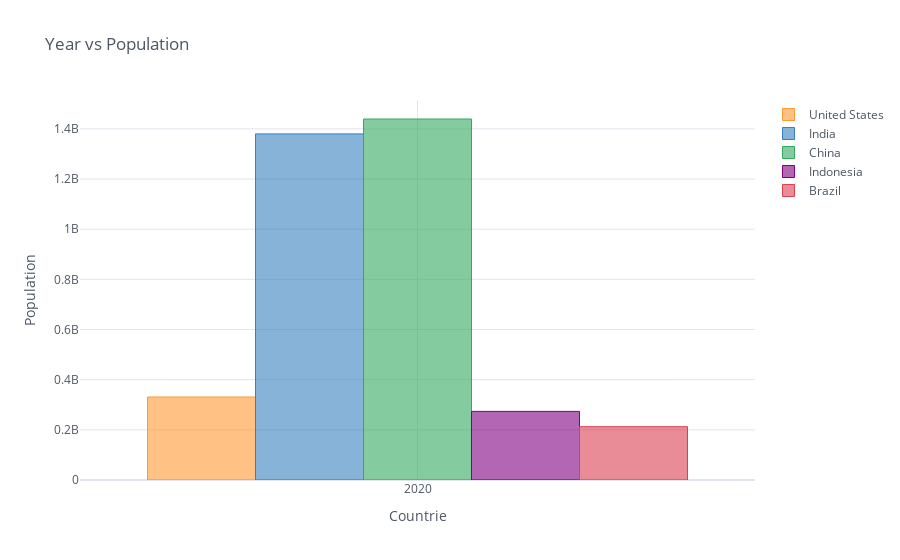

Here is the notebook cell this chart was saved with:
### Code cell
df_population_2020.iplot(kind='bar',xTitle='Countrie',yTitle='Population',
                   title='Year vs Population')

### Figure 1 — Plotly figure (JSON) as saved in the notebook; plotly's stock layout.template omitted (floating-point values rounded to 4 significant figures)
{"data": [{"marker": {"color": "rgba(255, 153, 51, 0.6)", "line": {"color": "rgba(255, 153, 51, 1.0)", "width": 1}}, "name": "United States", "orientation": "v", "text": "", "type": "bar", "x": [2020], "y": [331002651]}, {"marker": {"color": "rgba(55, 128, 191, 0.6)", "line": {"color": "rgba(55, 128, 191, 1.0)", "width": 1}}, "name": "India", "orientation": "v", "text": "", "type": "bar", "x": [2020], "y": [1380004385]}, {"marker": {"color": "rgba(50, 171, 96, 0.6)", "line": {"color": "rgba(50, 171, 96, 1.0)", "width": 1}}, "name": "China", "orientation": "v", "text": "", "type": "bar", "x": [2020], "y": [1439323776]}, {"marker": {"color": "rgba(128, 0, 128, 0.6)", "line": {"color": "rgba(128, 0, 128, 1.0)", "width": 1}}, "name": "Indonesia", "orientation": "v", "text": "", "type": "bar", "x": [2020], "y": [273523615]}, {"marker": {"color": "rgba(219, 64, 82, 0.6)", "line": {"color": "rgba(219, 64, 82, 1.0)", "width": 1}}, "name": "Brazil", "orientation": "v", "text": "", "type": "bar", "x": [2020], "y": [212559417]}], "layout": {"legend": {"bgcolor": "#FFFFFF", "font": {"color": "#4D5663"}}, "paper_bgcolor": "#FFFFFF", "plot_bgcolor": "#FFFFFF", "title": {"font": {"color": "#4D5663"}, "text": "Year vs Population"}, "xaxis": {"gridcolor": "#E1E5ED", "showgrid": true, "tickfont": {"color": "#4D5663"}, "title": {"font": {"color": "#4D5663"}, "text": "Countrie"}, "zerolinecolor": "#E1E5ED"}, "yaxis": {"gridcolor": "#E1E5ED", "showgrid": true, "tickfont": {"color": "#4D5663"}, "title": {"font": {"color": "#4D5663"}, "text": "Population"}, "zerolinecolor": "#E1E5ED"}}}
